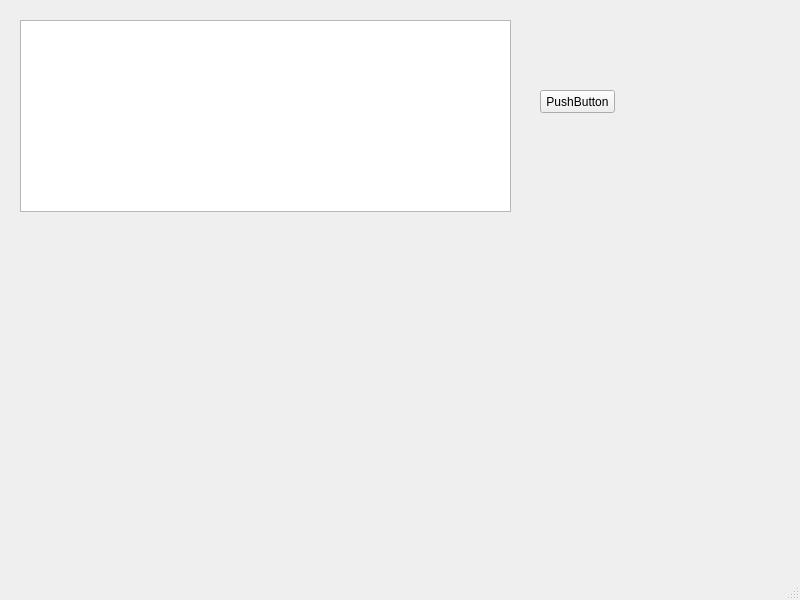
<?xml version="1.0" encoding="UTF-8"?>
<ui version="4.0">
 <class>C_FENETRE</class>
 <widget class="QMainWindow" name="C_FENETRE">
  <property name="geometry">
   <rect>
    <x>0</x>
    <y>0</y>
    <width>800</width>
    <height>600</height>
   </rect>
  </property>
  <property name="windowTitle">
   <string>C_FENETRE</string>
  </property>
  <widget class="QWidget" name="centralwidget">
   <widget class="QListWidget" name="Liste_Info">
    <property name="geometry">
     <rect>
      <x>20</x>
      <y>20</y>
      <width>491</width>
      <height>192</height>
     </rect>
    </property>
   </widget>
   <widget class="C_BOUTON" name="pushButton">
    <property name="geometry">
     <rect>
      <x>540</x>
      <y>90</y>
      <width>75</width>
      <height>23</height>
     </rect>
    </property>
    <property name="text">
     <string>PushButton</string>
    </property>
    <property name="ID" stdset="0">
     <number>200</number>
    </property>
   </widget>
  </widget>
  <widget class="QMenuBar" name="menubar">
   <property name="geometry">
    <rect>
     <x>0</x>
     <y>0</y>
     <width>800</width>
     <height>18</height>
    </rect>
   </property>
  </widget>
  <widget class="QStatusBar" name="statusbar"/>
 </widget>
 <customwidgets>
  <customwidget>
   <class>C_BOUTON</class>
   <extends>QPushButton</extends>
   <header>c_bouton.h</header>
  </customwidget>
 </customwidgets>
 <resources/>
 <connections/>
 <slots>
  <signal>Signal_Presse(int)</signal>
  <signal>Signal_Relache(int)</signal>
  <slot>Slot_Info_1(int)</slot>
  <slot>Slot_Info_2(int)</slot>
 </slots>
</ui>
